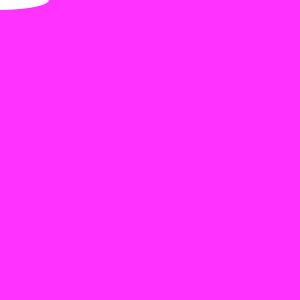
Frame 1 (no input)
Frame 60 (the mouse pressed at the canvas centre just before this capture): identical to frame 1, image omitted
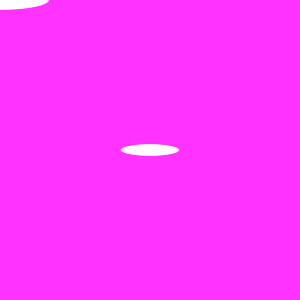
Frame 120 (the mouse held since frame 60 and released just before this capture)

The Processing sketch that drew these frames (run headless with seeded random() and noise(); from frame 60 on, the mouse is pressed at the canvas centre):

// Processing sketch: sketch_33_1
// ── sketch_33_1.pde
int num = 100;
            int[] x = new int[num];
            int[] y = new int[num];
void setup() { 
  size(300, 300); 
  noStroke(); 
  smooth(); 
  fill(255, 102);
}
void draw() {
background(300,50,600,70);
// Shift the values to the right 
for (int i = num-1; i > 0; i--) {
                x[i] = x[i-1];
                y[i] = y[i-1];
              }
              // Add the new values to the beginning of the array
x[0] = mouseX;
y[0] = mouseY;
// Draw the circles
for (int i = 1; i < num; i++) {
                ellipse(x[i], y[i], i/1.0, i/5.0);
              }
}
